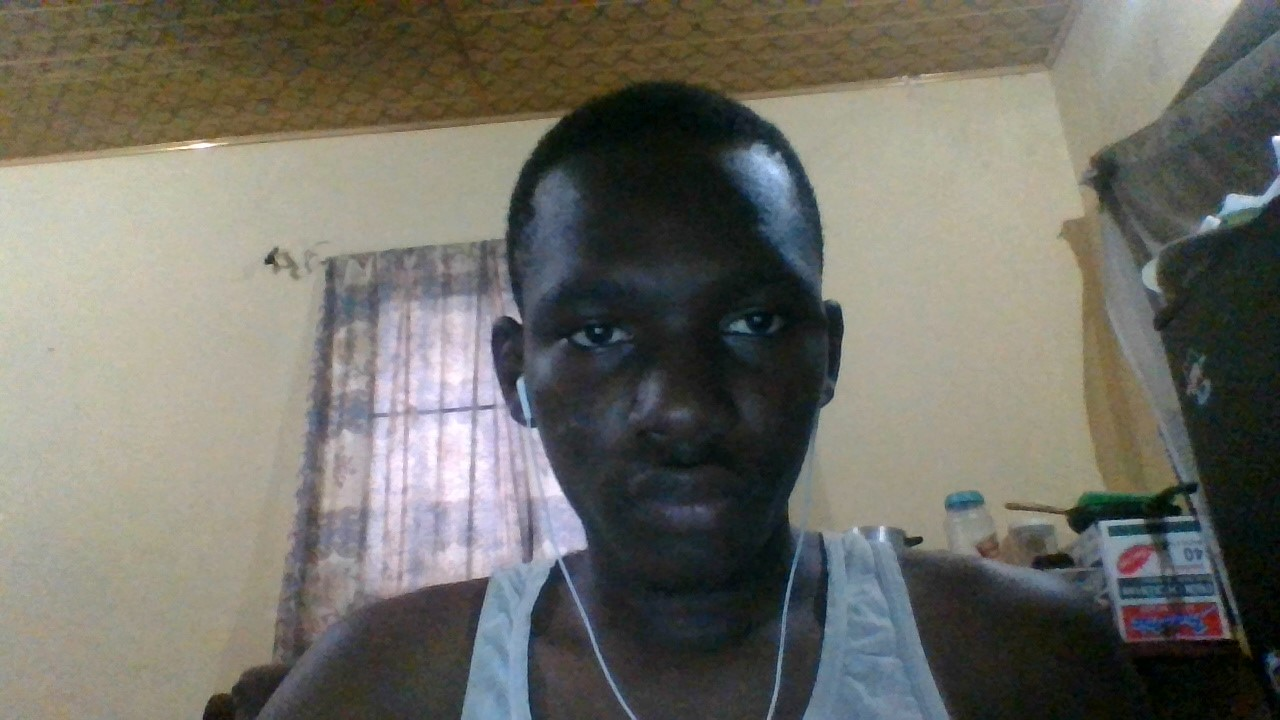
#> input picture 1.jpg, 1280 x 720 px
$ python -i harris.py   (imports and definitions only)
#> lines starting #> are read from the running program, lines starting #| are printed output that depends on the picture
import cv2
import numpy as np
from scipy import signal
from scipy.ndimage import filters
import math
import collections
from collections import namedtuple


class Harris:

    @staticmethod
    def get_harris_value(im, sigma=3):
            # derivatives
            imx = np.zeros(im.shape)
            filters.gaussian_filter(im, (sigma, sigma), (0, 1), output=imx)

            imy = np.zeros(im.shape)
            filters.gaussian_filter(im, (sigma, sigma), (1, 0), output=imy)

            # compute components of the Harris matrix
            Wxx = filters.gaussian_filter(imx * imx, sigma)
            Wxy = filters.gaussian_filter(imx * imy, sigma)
            Wyy = filters.gaussian_filter(imy * imy, sigma)

            # determinant and trace
            Wdet = Wxx * Wyy - Wxy ** 2
            Wtr = Wxx + Wyy

            return Wdet - Wtr

    # [41 lines left out: function get_harris_points, not called in this run]

>>> import cv2
>>> picture = cv2.imread('1.jpg', cv2.IMREAD_GRAYSCALE)
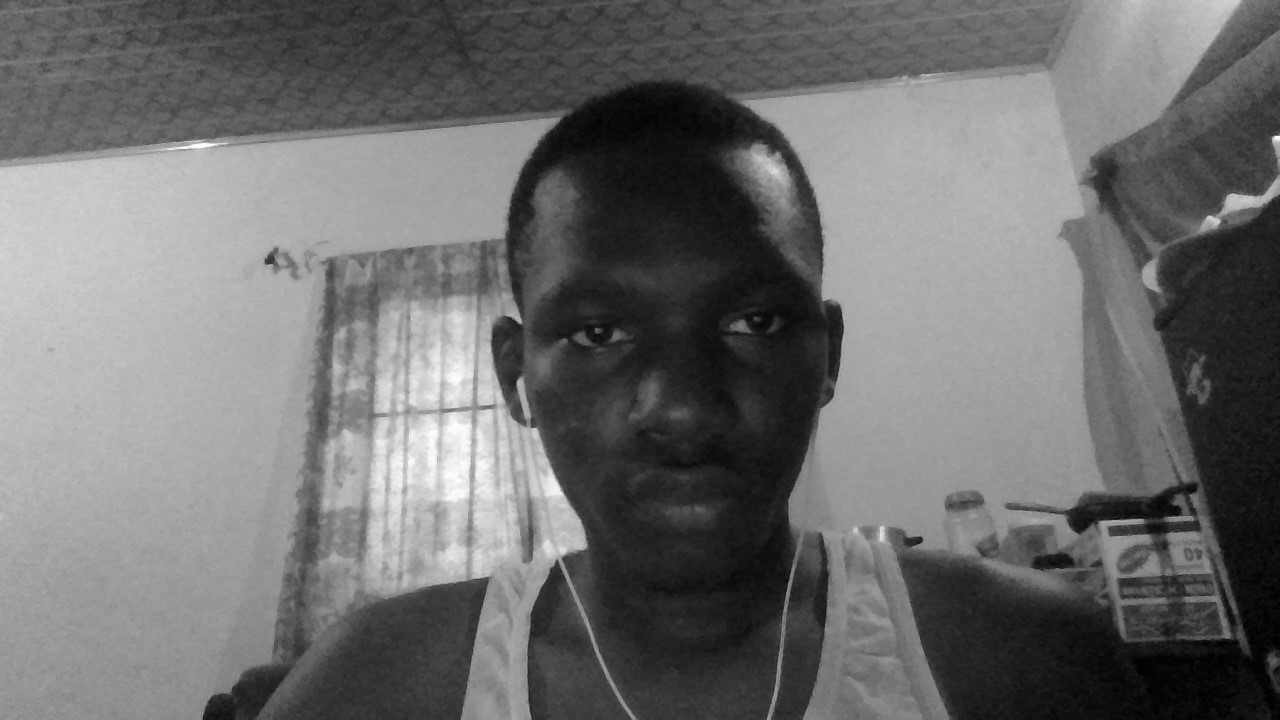
#> picture: shape (720, 1280); min 0, max 255, mean 110
>>> result = Harris().get_harris_value(picture)
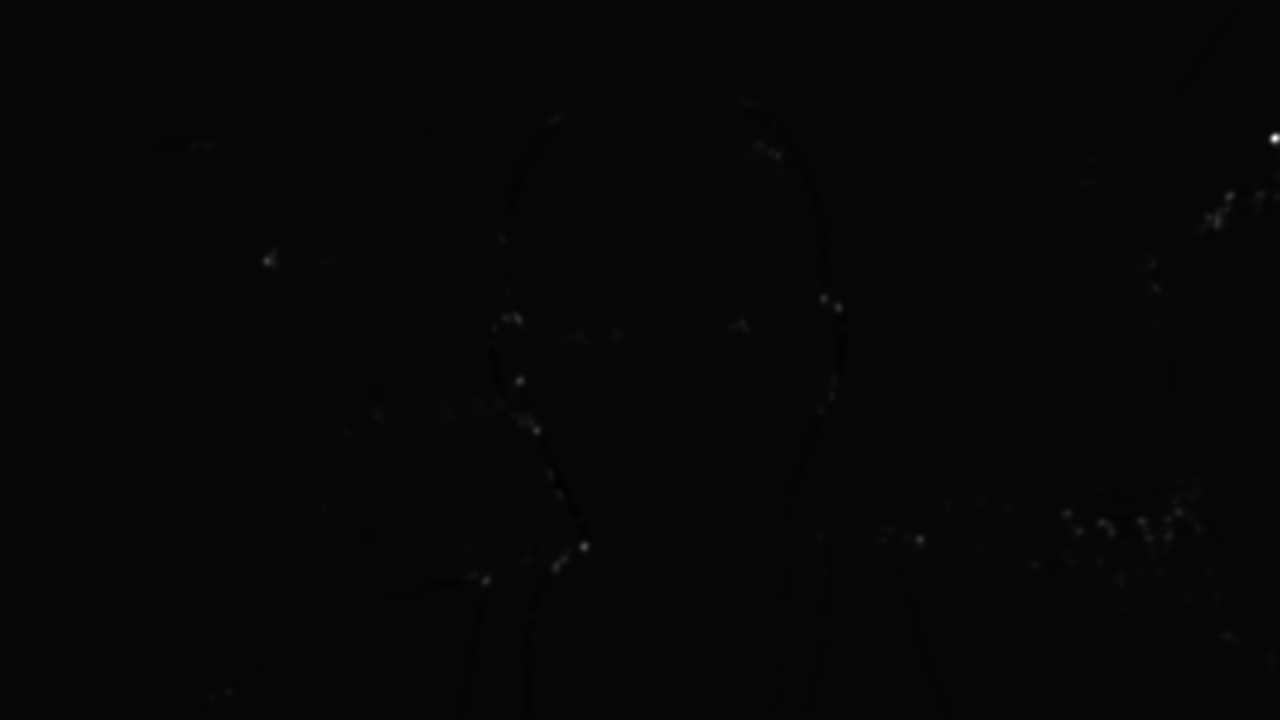
#> result: shape (720, 1280) float64; min -233.3, max 8184.4, mean 1.6; drawn with min black and max white

$ run again, on 2.jpg
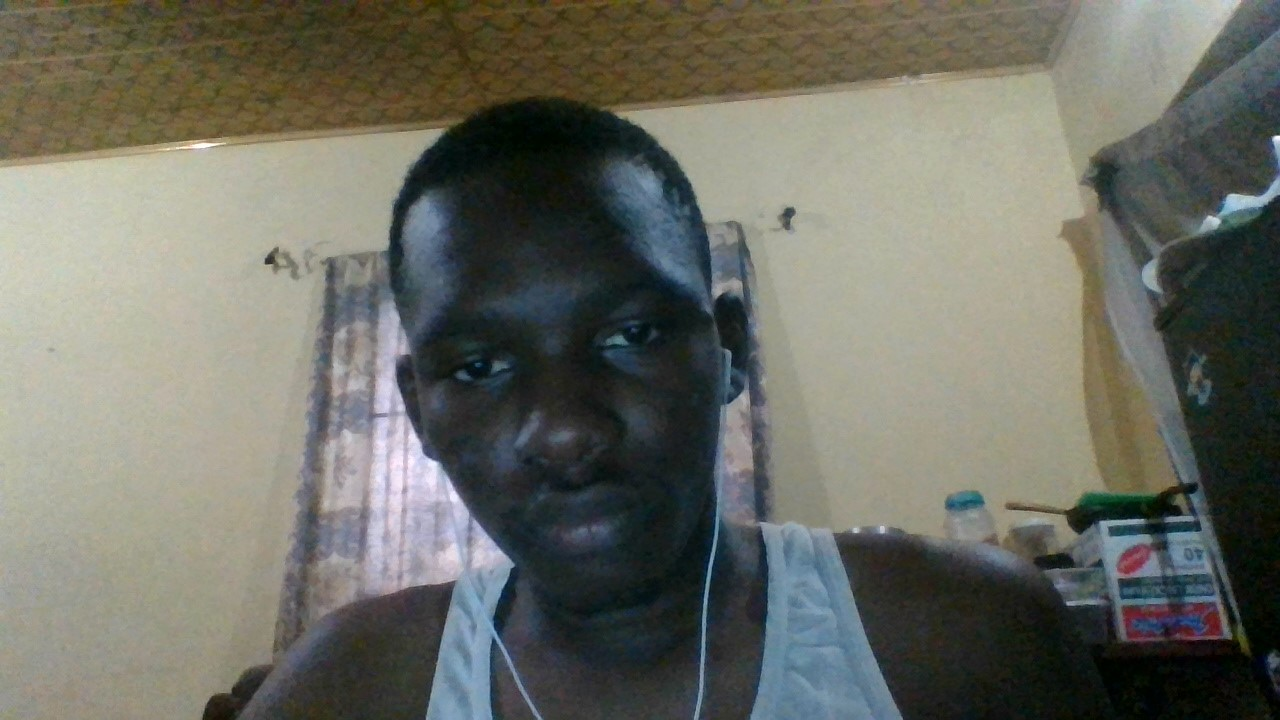
#> input picture 2.jpg, 1280 x 720 px
#> `picture = cv2.imread('1.jpg', cv2.IMREAD_GRAYSCALE)`:
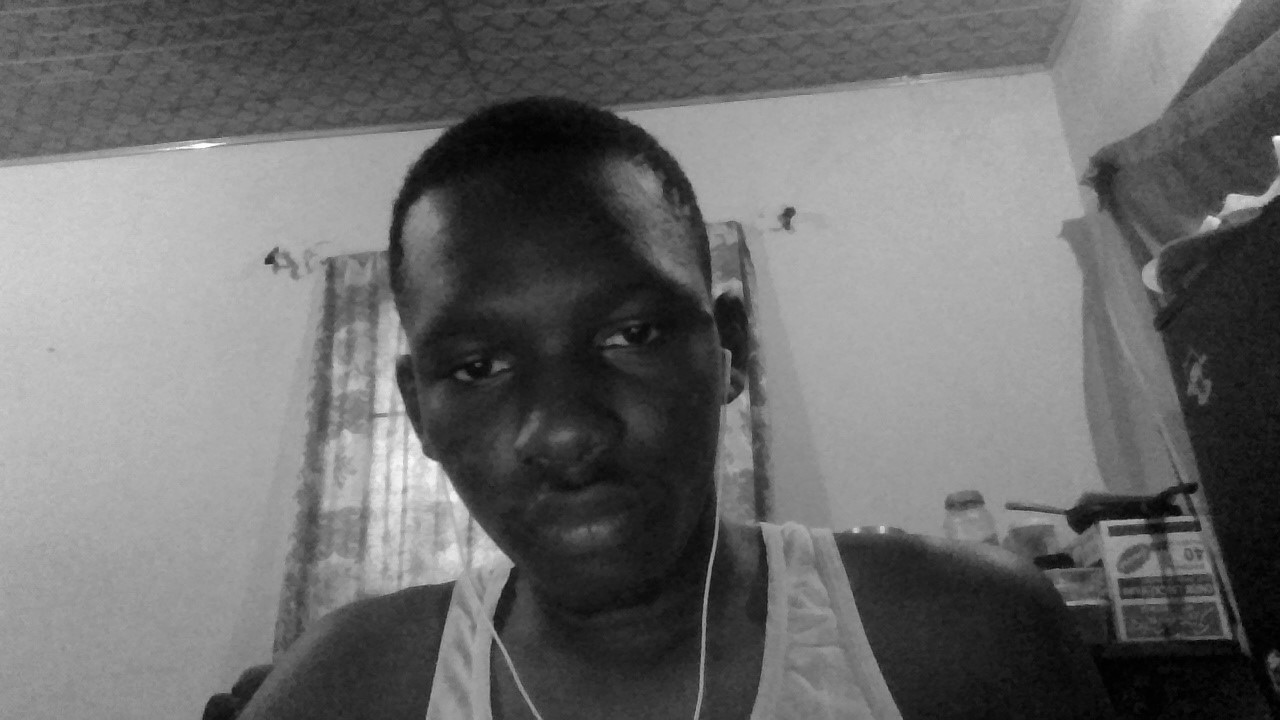
#> picture: shape (720, 1280); min 0, max 255, mean 107.8

$ run again, on tunde.jpg
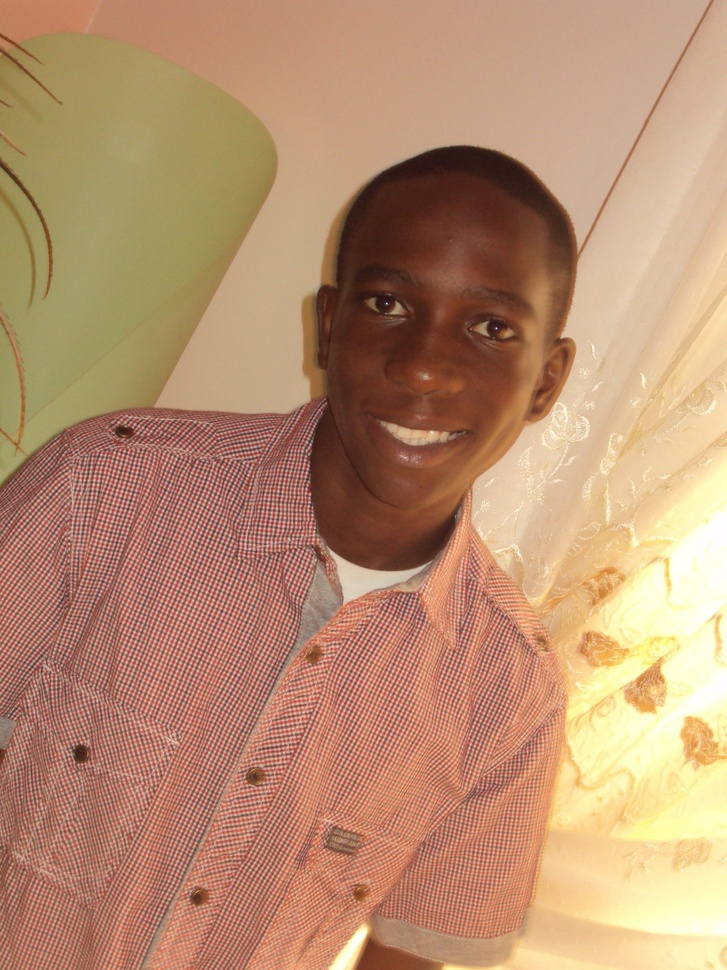
#> input picture tunde.jpg, 727 x 970 px, shrunk from 1536 x 2048 before the run
#> `picture = cv2.imread('1.jpg', cv2.IMREAD_GRAYSCALE)`:
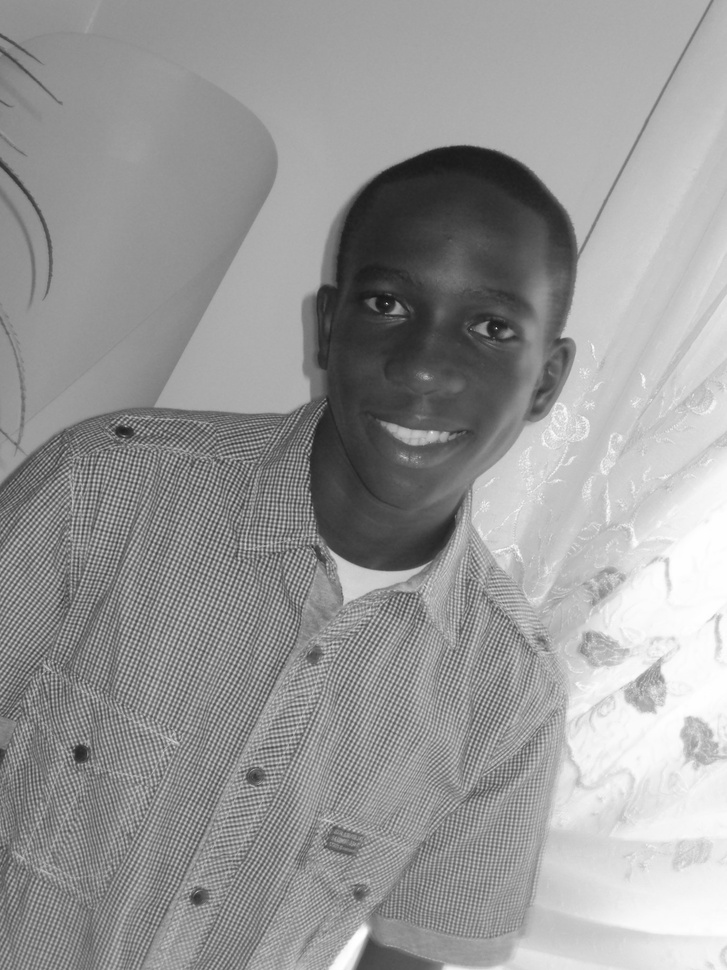
#> picture: shape (970, 727); min 21, max 255, mean 151.9
#> `result = Harris().get_harris_value(picture)`:
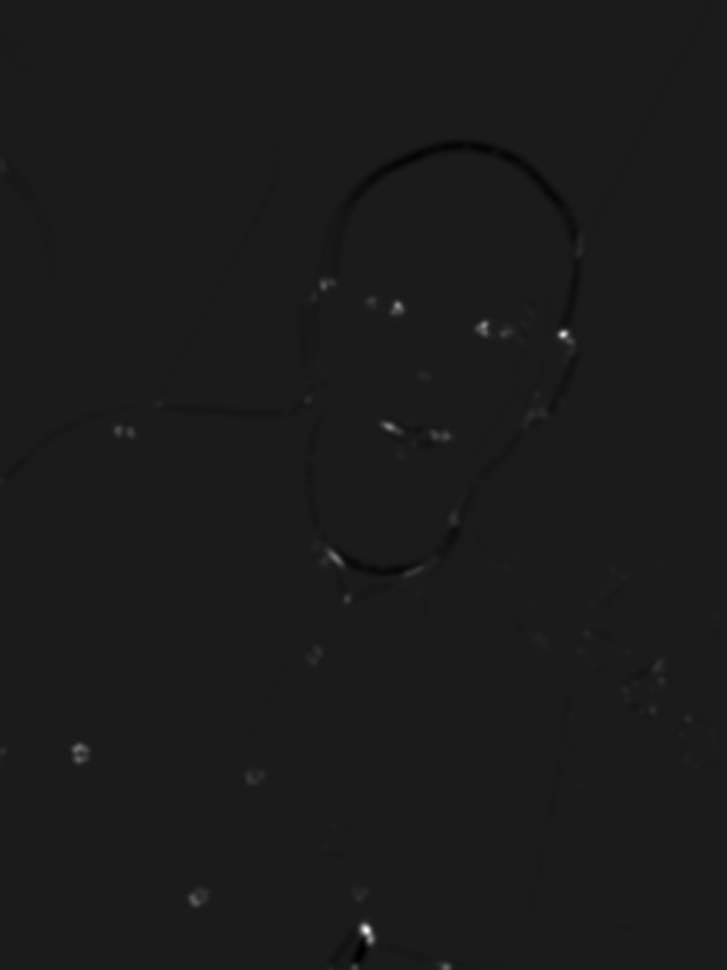
#> result: shape (970, 727) float64; min -214.8, max 1752, mean -0.6; drawn with min black and max white

$ run again, on Capture.PNG
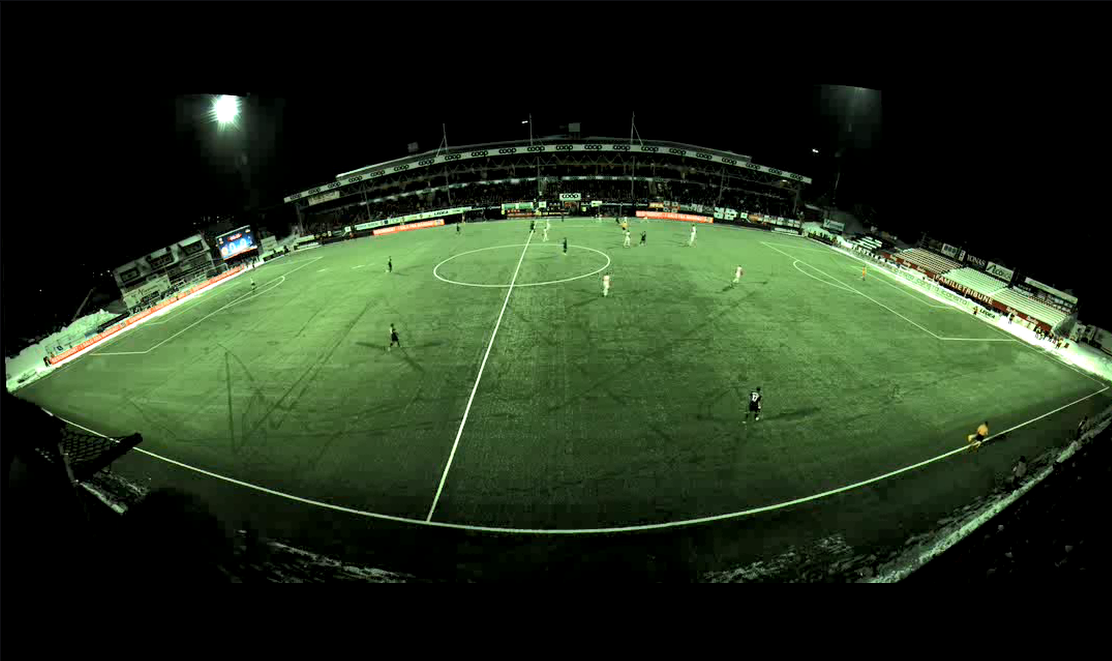
#> input picture Capture.PNG, 1112 x 661 px
#> `picture = cv2.imread('1.jpg', cv2.IMREAD_GRAYSCALE)`:
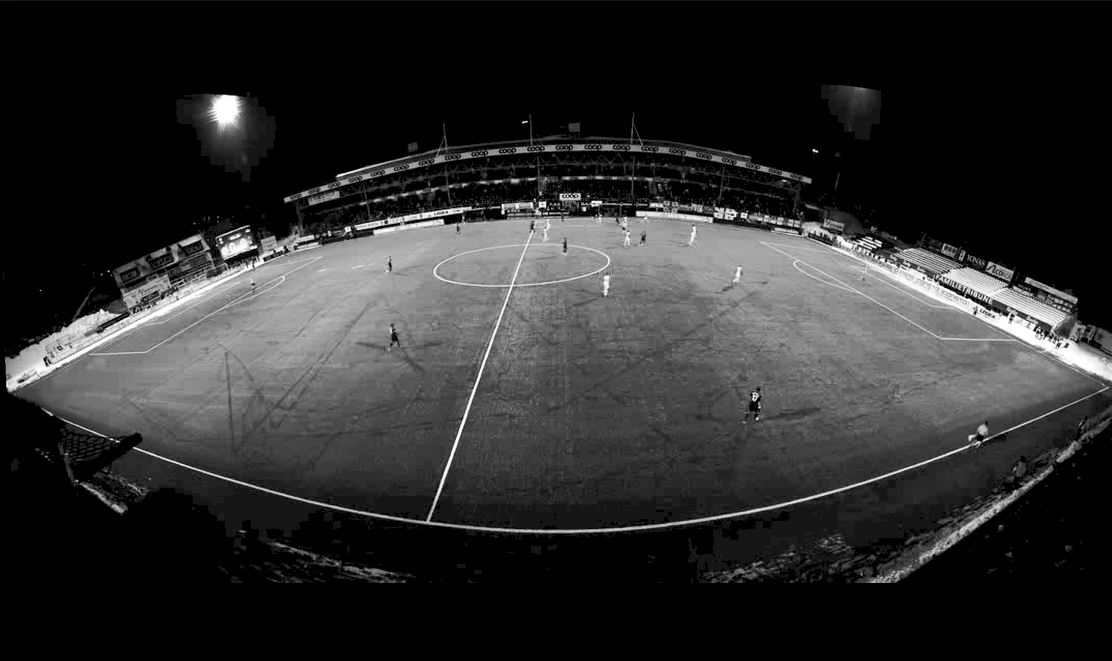
#> picture: shape (661, 1112); min 0, max 255, mean 43.3
#> `result = Harris().get_harris_value(picture)`:
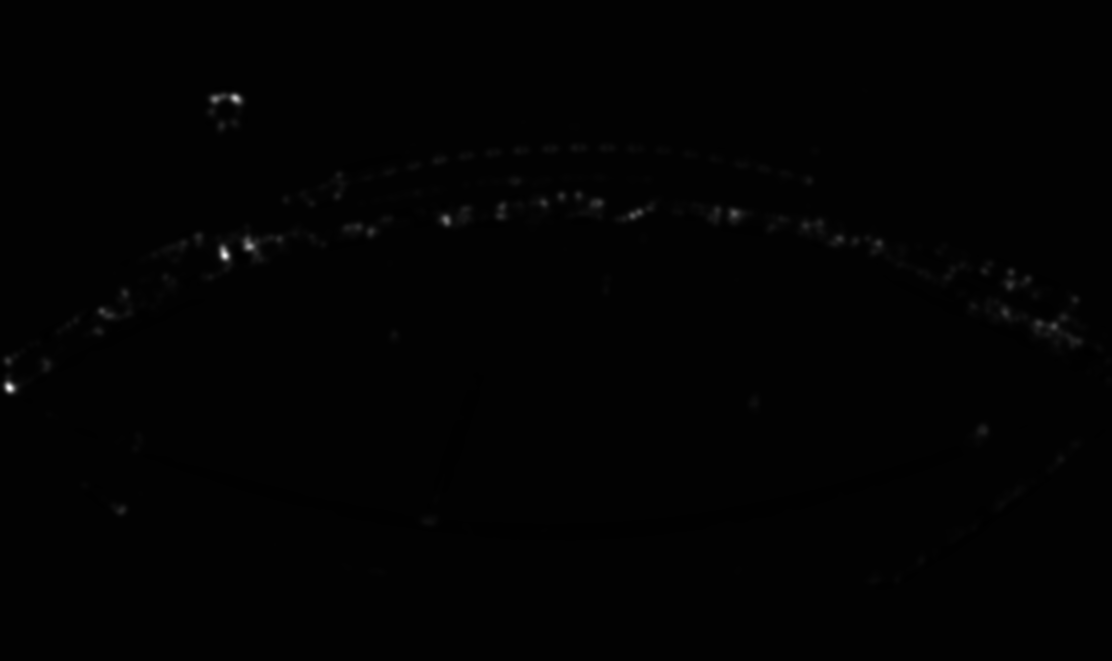
#> result: shape (661, 1112) float64; min -226.2, max 25115.9, mean 47.9; drawn with min black and max white
